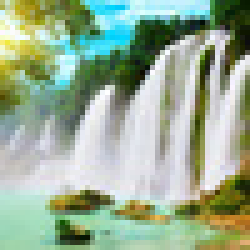
#> input picture src/pic.jpg, 50 x 50 px (shown 5 times larger)
$ python regen_img.py   (Python 2 division)   (older library calls are emulated)
#> lines starting #> are read from the running program, lines starting #| are printed output that depends on the picture; after the words box and inside, x2 and y2 are one past the last pixel; in counts of white or black regions, pixels touching at a corner belong together
import numpy as np
import sys
import numpy
numpy.set_printoptions(threshold=sys.maxsize)
from scipy.misc import imread, imsave

def frombits(bits):
    chars = []
    for b in range(len(bits) / 8):
        byte = bits[b*8:(b+1)*8]
        # print(''.join([str(bit) for bit in byte]))
        chars.append(chr(int(''.join([str(bit) for bit in byte]), 2)))
    return ''.join(chars)

a = np.genfromtxt("output_raspi.txt", skip_header=15)
img_actual = imread("pic.jpg")
#> img_actual is the input picture: shape (50, 50, 3); mean R, G, B 152.7, 173.1, 147.9
img_actual[:,:,0] = a
#> img_actual: shape (50, 50, 3); 2.36% of pixels changed, all inside (x1, y1, x2, y2) = (0, 47, 50, 50)
imsave("regen.png",img_actual)

a = imread("regen.png")[:,:,0]
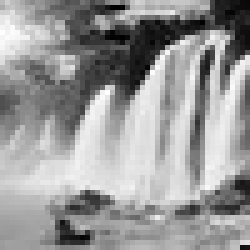
#> a: shape (50, 50) (shown 5 times larger); min 0, max 254, mean 152.6
msg_len = int(10*(a[-1][-1]%10) + a[-1][-2]%10) -1
#> msg_len = 15

rows = 49
cols = 47
yeet = []

flet = a.flatten()[-1*int(8*msg_len + 2):-2].astype(int)
#> flet = 120 values, max 226 at index 71, min 42 at index 38, mean 152.8
# print(len(flet))
bits = flet & np.ones_like(flet).astype(int)
#> bits = 120 values, max 1 at index 1, min 0 at index 0, mean 0.45
# for i in range(int(8*msg_len + 2)):
# bits = [i|1 for i in flet]
# print(flet)
list(bits).reverse()
message = frombits(list(bits))[::-1]
#> the loop in frombits, `for b in range(len(bits) / 8):` made 15 passes
#> byte on passes 1 to 12: [0, 1, 1, 0, 0, 1, 0, 1], [0, 1, 1, 1, 0, 0, 1, 0], [0, 1, 1, 0, 0, 1, 0, 1], [0, 1, 1, 0, 1, 0, 0, 0], [0, 0, 1, 0, 0, 0, 0, 0], [0, 1, 1, 1, 0, 0, 1, 1], [0, 1, 1, 0, 1, 0, 0, 1], [0, 0, 1, 0, 0, 0, 0, 0], [0, 1, 1, 0, 1, 0, 0, 0], [0, 1, 1, 1, 0, 1, 0, 0], [0, 1, 1, 0, 1, 0, 0, 1], [0, 1, 1, 0, 1, 0, 0, 0]
#> after the loop in frombits, `for b in range(len(bits) / 8):`: chars = ['e', 'r', 'e', 'h', ' ', 's', 'i', ' ', 'h', 't', 'i', 'h', 'e', 'n', 's']
#> message = 'snehith is here'
print("HIDDEN MESSAGE : " + str(message))
#| HIDDEN MESSAGE : snehith is here
